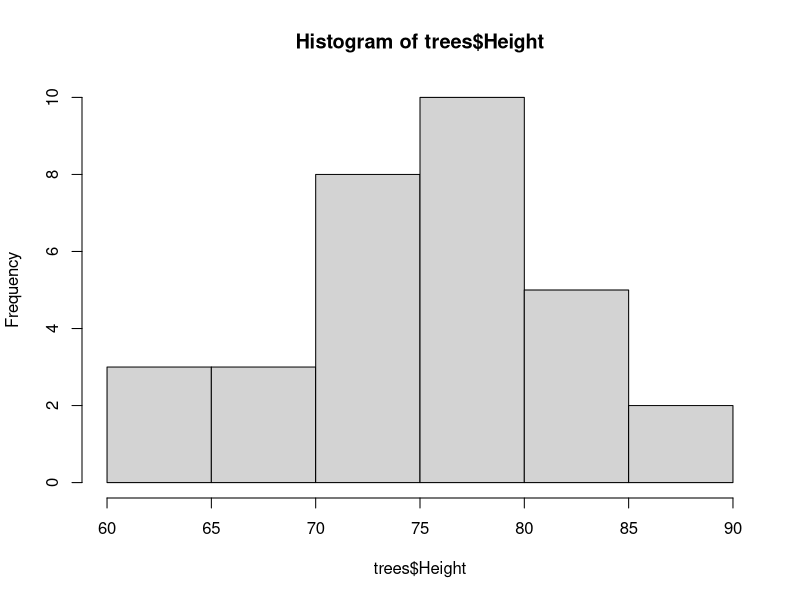

Write the R code that produced this figure. (Note: this script raises an error after producing the figure.)


trees #Conjunto de dados

hist(trees$Height)

hist(tress$Height, main="Árvores", ylab="Frequência", xlab="Altura", col="blue",
	density=30, breaks=10)






